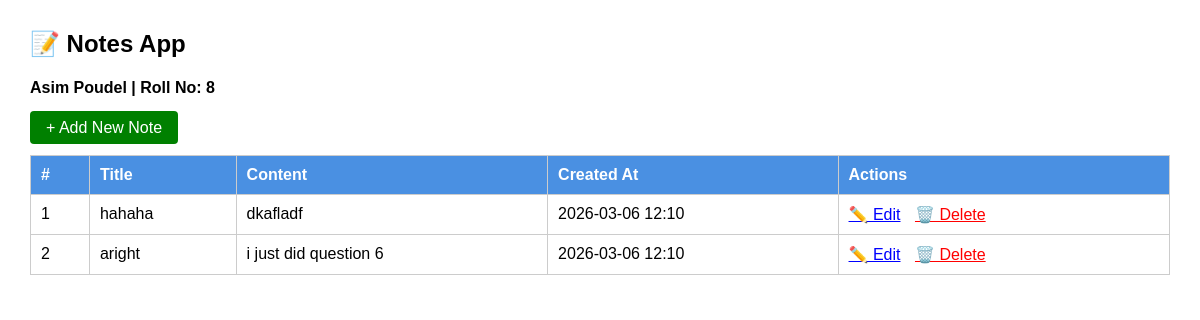
Page /notes/ on the earlier database version.
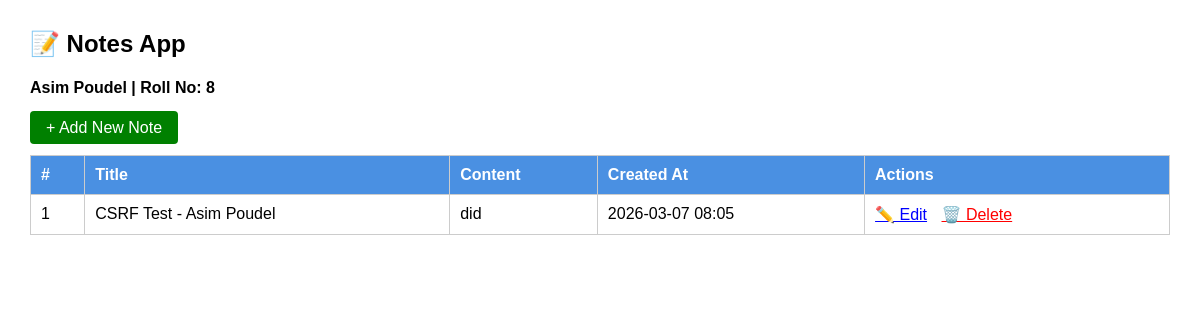
Same page on the later database version.
### labapp/models.py (models this page shows)
class Note(models.Model):
    title      = models.CharField(max_length=200)
    content    = models.TextField(validators=[validate_content_length])
    created_at = models.DateTimeField(auto_now_add=True)

### labapp/views.py (the view)
# urls.py: path('notes/', views.note_list, name='note_list'),
def note_list(request):
    notes = Note.objects.all()
    return render(request, "labapp/notes.html", {"notes": notes, "name": "Asim Poudel", "roll": 8})

### labapp/templates/labapp/notes.html (shortened to what this page needs)
<!doctype html>
<html>
  <head>
  </head>
  <body>
    <h2>📝 Notes App</h2>
    <h4>Asim Poudel | Roll No: 8</h4>
    <a href="{% url 'note_create' %}" class="btn">+ Add New Note</a>
    <br /><br />
    {% if notes %}
    <table>
      <tr>
        <th>#</th>
        <th>Title</th>
        <th>Content</th>
        <th>Created At</th>
        <th>Actions</th>
      </tr>
      {% for note in notes %}
      <tr>
        <td>{{ forloop.counter }}</td>
        <td>{{ note.title }}</td>
        <td>{{ note.content }}</td>
        <td>{{ note.created_at|date:"Y-m-d H:i" }}</td>
        <td>
          <a href="{% url 'note_edit' note.pk %}">✏️ Edit</a>
          <a href="{% url 'note_delete' note.pk %}" style="color: red"
            >🗑️ Delete</a
          >
        </td>
      </tr>
      {% endfor %}
    </table>
    {% else %}
    <p>No notes yet. Click <strong>Add New Note</strong> to create one!</p>
    {% endif %}
  </body>
</html>

Differences in the rows shown:
removed Note: title "hahaha", content "dkafladf", created_at "2026-03-06 12:10"
removed Note: title "aright", content "i just did question 6", created_at "2026-03-06 12:10"
added Note: title "CSRF Test - Asim Poudel", content "did", created_at "2026-03-07 08:05"
